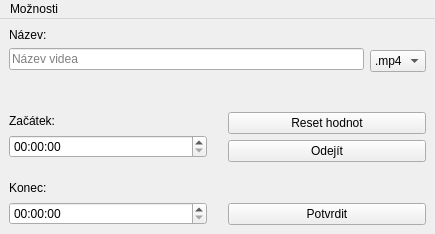
<?xml version="1.0" encoding="UTF-8"?>
<ui version="4.0">
 <class>EditVideoWindow</class>
 <widget class="QMainWindow" name="EditVideoWindow">
  <property name="geometry">
   <rect>
    <x>0</x>
    <y>0</y>
    <width>435</width>
    <height>234</height>
   </rect>
  </property>
  <property name="windowTitle">
   <string>Úprava videa</string>
  </property>
  <widget class="QWidget" name="centralwidget">
   <layout class="QVBoxLayout" name="verticalLayout_6">
    <item>
     <layout class="QVBoxLayout" name="verticalLayout_4">
      <item>
       <layout class="QHBoxLayout" name="horizontalLayout_3">
        <item>
         <layout class="QVBoxLayout" name="verticalLayout_3">
          <item>
           <widget class="QLabel" name="label_3">
            <property name="text">
             <string>Název:</string>
            </property>
           </widget>
          </item>
          <item>
           <widget class="QLineEdit" name="lineEdit">
            <property name="maxLength">
             <number>150</number>
            </property>
            <property name="readOnly">
             <bool>false</bool>
            </property>
            <property name="placeholderText">
             <string>Název videa</string>
            </property>
            <property name="clearButtonEnabled">
             <bool>false</bool>
            </property>
           </widget>
          </item>
          <item>
           <spacer name="verticalSpacer_2">
            <property name="orientation">
             <enum>Qt::Vertical</enum>
            </property>
            <property name="sizeHint" stdset="0">
             <size>
              <width>20</width>
              <height>40</height>
             </size>
            </property>
           </spacer>
          </item>
         </layout>
        </item>
        <item>
         <layout class="QVBoxLayout" name="verticalLayout_5">
          <item>
           <spacer name="verticalSpacer_5">
            <property name="orientation">
             <enum>Qt::Vertical</enum>
            </property>
            <property name="sizeType">
             <enum>QSizePolicy::Fixed</enum>
            </property>
            <property name="sizeHint" stdset="0">
             <size>
              <width>20</width>
              <height>22</height>
             </size>
            </property>
           </spacer>
          </item>
          <item>
           <widget class="QComboBox" name="comboBox">
            <item>
             <property name="text">
              <string>.mp4</string>
             </property>
            </item>
            <item>
             <property name="text">
              <string>.mp3</string>
             </property>
            </item>
            <item>
             <property name="text">
              <string>.wav</string>
             </property>
            </item>
            <item>
             <property name="text">
              <string>.ogg</string>
             </property>
            </item>
           </widget>
          </item>
          <item>
           <spacer name="verticalSpacer_4">
            <property name="orientation">
             <enum>Qt::Vertical</enum>
            </property>
            <property name="sizeHint" stdset="0">
             <size>
              <width>20</width>
              <height>40</height>
             </size>
            </property>
           </spacer>
          </item>
         </layout>
        </item>
       </layout>
      </item>
      <item>
       <layout class="QHBoxLayout" name="horizontalLayout">
        <item>
         <layout class="QVBoxLayout" name="verticalLayout_2">
          <item>
           <widget class="QLabel" name="label">
            <property name="text">
             <string>Začátek:</string>
            </property>
           </widget>
          </item>
          <item>
           <widget class="QTimeEdit" name="timeEdit">
            <property name="currentSection">
             <enum>QDateTimeEdit::SecondSection</enum>
            </property>
            <property name="displayFormat">
             <string>HH:mm:ss</string>
            </property>
            <property name="currentSectionIndex">
             <number>2</number>
            </property>
            <property name="time">
             <time>
              <hour>0</hour>
              <minute>0</minute>
              <second>0</second>
             </time>
            </property>
           </widget>
          </item>
          <item>
           <spacer name="verticalSpacer">
            <property name="orientation">
             <enum>Qt::Vertical</enum>
            </property>
            <property name="sizeType">
             <enum>QSizePolicy::Fixed</enum>
            </property>
            <property name="sizeHint" stdset="0">
             <size>
              <width>20</width>
              <height>15</height>
             </size>
            </property>
           </spacer>
          </item>
          <item>
           <widget class="QLabel" name="label_2">
            <property name="text">
             <string>Konec:</string>
            </property>
           </widget>
          </item>
          <item>
           <widget class="QTimeEdit" name="timeEdit_2">
            <property name="currentSection">
             <enum>QDateTimeEdit::SecondSection</enum>
            </property>
            <property name="displayFormat">
             <string>HH:mm:ss</string>
            </property>
            <property name="currentSectionIndex">
             <number>2</number>
            </property>
            <property name="time">
             <time>
              <hour>0</hour>
              <minute>0</minute>
              <second>0</second>
             </time>
            </property>
           </widget>
          </item>
         </layout>
        </item>
        <item>
         <spacer name="horizontalSpacer">
          <property name="orientation">
           <enum>Qt::Horizontal</enum>
          </property>
          <property name="sizeType">
           <enum>QSizePolicy::Fixed</enum>
          </property>
          <property name="sizeHint" stdset="0">
           <size>
            <width>15</width>
            <height>20</height>
           </size>
          </property>
         </spacer>
        </item>
        <item>
         <layout class="QVBoxLayout" name="verticalLayout">
          <item>
           <widget class="QPushButton" name="pushButton_2">
            <property name="text">
             <string>Reset hodnot</string>
            </property>
           </widget>
          </item>
          <item>
           <widget class="QPushButton" name="pushButton">
            <property name="text">
             <string>Odejít</string>
            </property>
           </widget>
          </item>
          <item>
           <spacer name="verticalSpacer_3">
            <property name="orientation">
             <enum>Qt::Vertical</enum>
            </property>
            <property name="sizeHint" stdset="0">
             <size>
              <width>20</width>
              <height>40</height>
             </size>
            </property>
           </spacer>
          </item>
          <item>
           <widget class="QPushButton" name="pushButton_3">
            <property name="text">
             <string>Potvrdit</string>
            </property>
           </widget>
          </item>
         </layout>
        </item>
       </layout>
      </item>
     </layout>
    </item>
   </layout>
  </widget>
  <widget class="QMenuBar" name="menubar">
   <property name="geometry">
    <rect>
     <x>0</x>
     <y>0</y>
     <width>435</width>
     <height>21</height>
    </rect>
   </property>
   <widget class="QMenu" name="menuMo_nosti">
    <property name="title">
     <string>Možnosti</string>
    </property>
    <addaction name="actionVymazat_p_vodn_soubor"/>
   </widget>
   <addaction name="menuMo_nosti"/>
  </widget>
  <action name="actionVymazat_p_vodn_soubor">
   <property name="checkable">
    <bool>true</bool>
   </property>
   <property name="text">
    <string>Vymazat původní soubor</string>
   </property>
  </action>
 </widget>
 <resources/>
 <connections/>
</ui>
